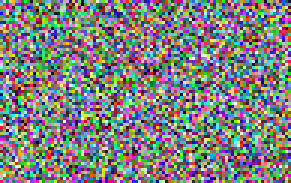
#> input picture app/test/fixtures/resize_rand_a_src.png, 97 x 61 px (shown 3 times larger)
$ python -i classical.py   (imports and definitions only)   (older library calls are emulated)
#> lines starting #> are read from the running program, lines starting #| are printed output that depends on the picture
### training/src/quality.py
"""Brightness and sharpness, computed the same way as the app
(app/lib/services/image_quality_service.dart), so thresholds tuned on the
dataset carry over to the phone."""

from __future__ import annotations

from dataclasses import dataclass
from pathlib import Path

import numpy as np
from PIL import Image, ImageOps

QUALITY_WIDTH = 256
# Sharpness is the Laplacian variance of the sharpest tile in a TILES x TILES
# grid. The whole-image variance wrongly rejected 43% of in-focus tomato
# photos: a smooth fruit on a plain cloth has few edges overall, but its
# outline is crisp. A blurred photo has no crisp tile anywhere.
TILES = 4


@dataclass(frozen=True)
class Quality:
    brightness: float
    sharpness: float

    # [14 lines left out: functions failure, load_rgb, not called in this run]


def assess(image: Image.Image) -> Quality:
    if image.width > QUALITY_WIDTH:
        h = round(image.height * QUALITY_WIDTH / image.width)
        image = image.resize((QUALITY_WIDTH, h), Image.BOX)
    rgb = np.asarray(image.convert("RGB"), dtype=np.float64)
    gray = 0.299 * rgb[..., 0] + 0.587 * rgb[..., 1] + 0.114 * rgb[..., 2]
    brightness = float(gray.mean())
    if gray.shape[0] < 3 or gray.shape[1] < 3:
        return Quality(brightness, 0.0)
    lap = (
        4 * gray[1:-1, 1:-1]
        - gray[1:-1, :-2]
        - gray[1:-1, 2:]
        - gray[:-2, 1:-1]
        - gray[2:, 1:-1]
    )
    return Quality(brightness, sharpest_tile_variance(lap))


def sharpest_tile_variance(lap: np.ndarray, tiles: int = TILES) -> float:
    h, w = lap.shape
    th, tw = h // tiles, w // tiles
    if th == 0 or tw == 0:
        return float(lap.var())
    return float(max(
        lap[i * th:(i + 1) * th, j * tw:(j + 1) * tw].var()
        for i in range(tiles) for j in range(tiles)
    ))

### training/src/classical.py
"""Classical baselines: SVM and Random Forest on hand-crafted colour and
texture features. They show whether deep learning is needed at all.

    python -m src.classical                 # grouped CV over train+val
    python -m src.classical --test --confirm-test   # final test evaluation
"""

from __future__ import annotations

import argparse
import json
from datetime import datetime

import numpy as np
import pandas as pd
from PIL import Image
from skimage.feature import graycomatrix, graycoprops
from sklearn.ensemble import RandomForestClassifier
from sklearn.pipeline import make_pipeline
from sklearn.preprocessing import StandardScaler
from sklearn.svm import SVC

from .config import Config
from .metrics import format_summary, summarize
from .quality import assess

FEATURE_SIZE = 128


def features(path) -> np.ndarray:
    im = Image.open(path).convert("RGB")
#> im is the input picture: PIL image 97x61 RGB; mean R, G, B 127, 128, 125.6
    s = min(im.size)
#> s = 61
    left, top = (im.width - s) // 2, (im.height - s) // 2
#> left = 18; top = 0
    im = im.crop((left, top, left + s, top + s)).resize((FEATURE_SIZE, FEATURE_SIZE), Image.BOX)
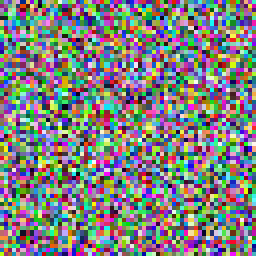
#> im: PIL image 128x128 RGB (shown 2 times larger); mean R, G, B 127.1, 127.7, 126.3

    hsv = np.asarray(im.convert("HSV"))
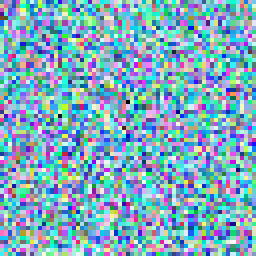
#> hsv: shape (128, 128, 3) (shown 2 times larger); mean R, G, B 127.2, 170.6, 190.7
    hist = [
        np.histogram(hsv[..., 0], bins=16, range=(0, 256))[0],
        np.histogram(hsv[..., 1], bins=8, range=(0, 256))[0],
        np.histogram(hsv[..., 2], bins=8, range=(0, 256))[0],
    ]
#> hist = [[1012, 1039, 991, 1027, 1051, 1061, 1106, 957, 1021, 935, 988, 1110, 1052, 1040, 1099, 895], [292, 800, 1346, 1712, 2204, 2737, 3252, 4041], [33, 237, 556, 1158, 2077, 2805, 4089, 5429]]
    hist = np.concatenate(hist).astype(np.float64) / (FEATURE_SIZE * FEATURE_SIZE)
#> hist = 32 values, max 0.331 at index 31, min 0.00201 at index 24, mean 0.0938

    gray = np.asarray(im.convert("L"))
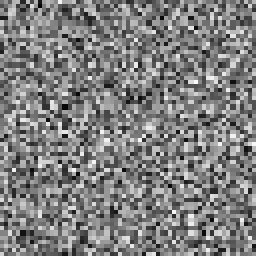
#> gray: shape (128, 128) (shown 2 times larger); min 4, max 249, mean 127.4
    glcm = graycomatrix(gray // 8, distances=[1, 3], angles=[0, np.pi / 4, np.pi / 2, 3 * np.pi / 4],
                        levels=32, symmetric=True, normed=True)
    tex = [graycoprops(glcm, p).mean(axis=1) for p in ["contrast", "homogeneity", "energy", "correlation"]]
#> tex = [[46.9, 78.01], [0.477, 0.127], [0.0943, 0.0445], [0.398, -0.000971]]
    q = assess(im)
#> in assess, `brightness = float(gray.mean())`: brightness = 127.4
#> in assess, `lap = ( 4 * gray[1:-1, 1:-1] - gray[1:-1, :-2] - gray[1:-1, 2:] - gray..`:
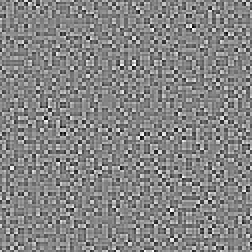
#> lap: shape (126, 126) float64 (shown 2 times larger); min -419.2, max 383.3, mean 0; drawn with min black and max white
    return np.concatenate([hist, np.concatenate(tex), [q.brightness / 255, np.log1p(q.sharpness)]])


def feature_matrix(cfg: Config, df: pd.DataFrame) -> np.ndarray:
    base = cfg.path_of("processed_dir")
    return np.stack([features(base / p) for p in df.path])


# [72 lines left out: functions make_models, full_probs, run, main, not called in this run]


# [2 lines not run here, left out]

>>> result = features('../../app/test/fixtures/resize_rand_a_src.png')
#> result = 42 values, max 78.01 at index 33, min -0.000971 at index 39, mean 3.32

$ run again, on app/test/fixtures/resize_rand_d_src.png
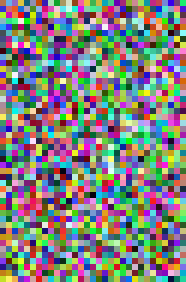
#> input picture app/test/fixtures/resize_rand_d_src.png, 31 x 47 px (shown 6 times larger)
#> in features, im is the input picture: PIL image 31x47 RGB; mean R, G, B 127.8, 129.1, 124.5
#> im: PIL image 128x128 RGB
#> in features, `hist = [ np.histogram(hsv[..., 0], bins=16, range=(0, 256))[0], np.his..`: hist = [[1125, 836, 1026, 1076, 1013, 1045, 1093, 998, 1134, 1148, 856, 845, 1140, 1159, 1013, 877], [184, 884, 1151, 1954, 2633, 2722, 3212, 3644], [32, 232, 568, 1045, 1934, 2925, 4515, 5133]]
#> in features, `hist = np.concatenate(hist).astype(np.float64) / (FEATURE_SIZE * FEATU..`: hist = 32 values, max 0.313 at index 31, min 0.00195 at index 24, mean 0.0938
#> in features, `gray = np.asarray(im.convert("L"))`:
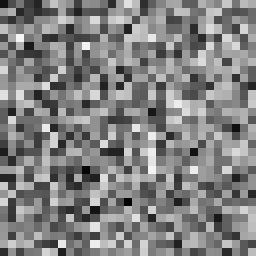
#> gray: shape (128, 128) (shown 2 times larger); min 3, max 244, mean 128.8
#> tex = [[23.58, 52.37], [0.715, 0.368], [0.147, 0.0741], [0.686, 0.302]]
#> brightness = 128.8
#> in assess, `lap = ( 4 * gray[1:-1, 1:-1] - gray[1:-1, :-2] - gray[1:-1, 2:] - gray..`:
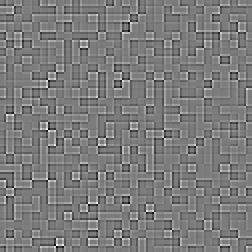
#> lap: shape (126, 126) float64 (shown 2 times larger); min -368.9, max 387.7, mean 0; drawn with min black and max white
#> result = 42 values, max 52.37 at index 33, min 0.00195 at index 24, mean 2.16

$ run again, on app/test/fixtures/resize_rand_e_pillow.png
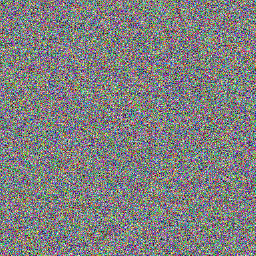
#> input picture app/test/fixtures/resize_rand_e_pillow.png, 256 x 256 px
#> in features, im is the input picture: PIL image 256x256 RGB; mean R, G, B 127.7, 127.7, 127.6
#> im: PIL image 128x128 RGB
#> in features, `hist = [ np.histogram(hsv[..., 0], bins=16, range=(0, 256))[0], np.his..`: hist = [[1001, 1061, 940, 1164, 1108, 969, 1050, 978, 995, 1114, 979, 1084, 1037, 928, 1085, 891], [1527, 4579, 5347, 3582, 1180, 164, 5, 0], [0, 0, 34, 1881, 8674, 5368, 425, 2]]
#> in features, `hist = np.concatenate(hist).astype(np.float64) / (FEATURE_SIZE * FEATU..`: hist = 32 values, max 0.529 at index 28, min 0 at index 23, mean 0.0938
#> in features, `gray = np.asarray(im.convert("L"))`:
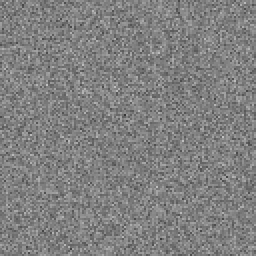
#> gray: shape (128, 128) (shown 2 times larger); min 53, max 195, mean 128.2
#> tex = [[11.01, 11.03], [0.301, 0.299], [0.118, 0.119], [0.00171, 0.000209]]
#> brightness = 128.2
#> in assess, `lap = ( 4 * gray[1:-1, 1:-1] - gray[1:-1, :-2] - gray[1:-1, 2:] - gray..`:
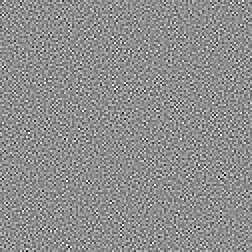
#> lap: shape (126, 126) float64 (shown 2 times larger); min -361.1, max 286.3, mean 0.1; drawn with min black and max white
#> result = 42 values, max 11.03 at index 33, min 0 at index 23, mean 0.841

$ run again, on app/test/fixtures/resize_rand_e_src.png
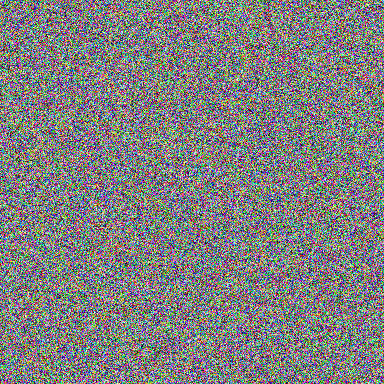
#> input picture app/test/fixtures/resize_rand_e_src.png, 384 x 384 px
#> in features, im is the input picture: PIL image 384x384 RGB; mean R, G, B 127.5, 127.4, 127.4
#> im: PIL image 128x128 RGB
#> in features, `hist = [ np.histogram(hsv[..., 0], bins=16, range=(0, 256))[0], np.his..`: hist = [[981, 1103, 909, 1141, 1083, 935, 1099, 995, 967, 1142, 935, 1055, 1130, 910, 1136, 863], [2014, 5350, 5599, 2674, 674, 71, 2, 0], [0, 0, 20, 2041, 10019, 4112, 191, 1]]
#> in features, `hist = np.concatenate(hist).astype(np.float64) / (FEATURE_SIZE * FEATU..`: hist = 32 values, max 0.612 at index 28, min 0 at index 23, mean 0.0938
#> in features, `gray = np.asarray(im.convert("L"))`:
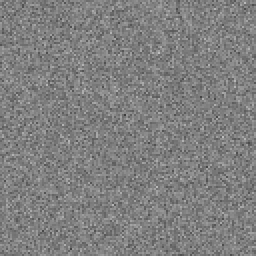
#> gray: shape (128, 128) (shown 2 times larger); min 60, max 192, mean 127.4
#> tex = [[8.7, 8.68], [0.333, 0.331], [0.134, 0.134], [0.00222, 0.00448]]
#> brightness = 127.4
#> in assess, `lap = ( 4 * gray[1:-1, 1:-1] - gray[1:-1, :-2] - gray[1:-1, 2:] - gray..`:
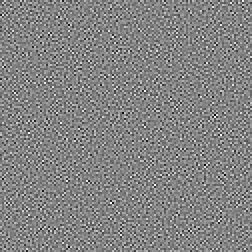
#> lap: shape (126, 126) float64 (shown 2 times larger); min -292, max 274.7, mean 0; drawn with min black and max white
#> result = 42 values, max 8.7 at index 32, min 0 at index 23, mean 0.727
